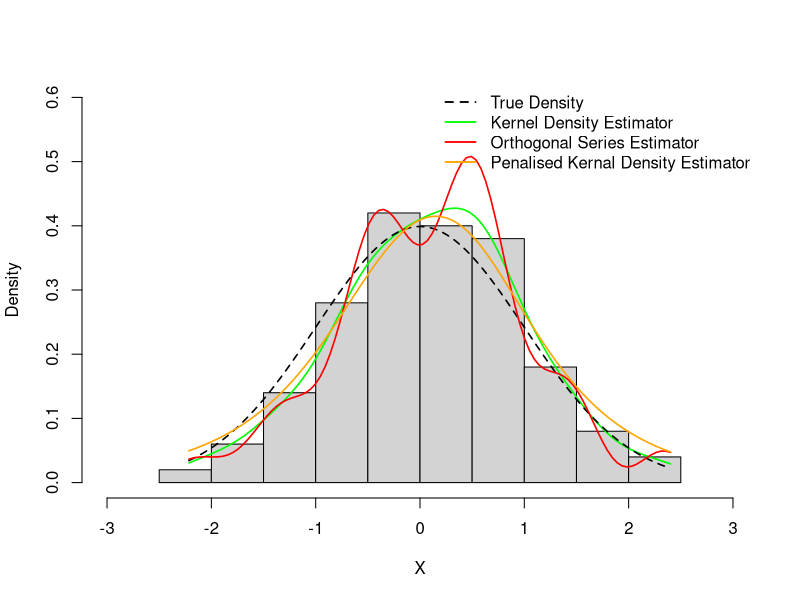
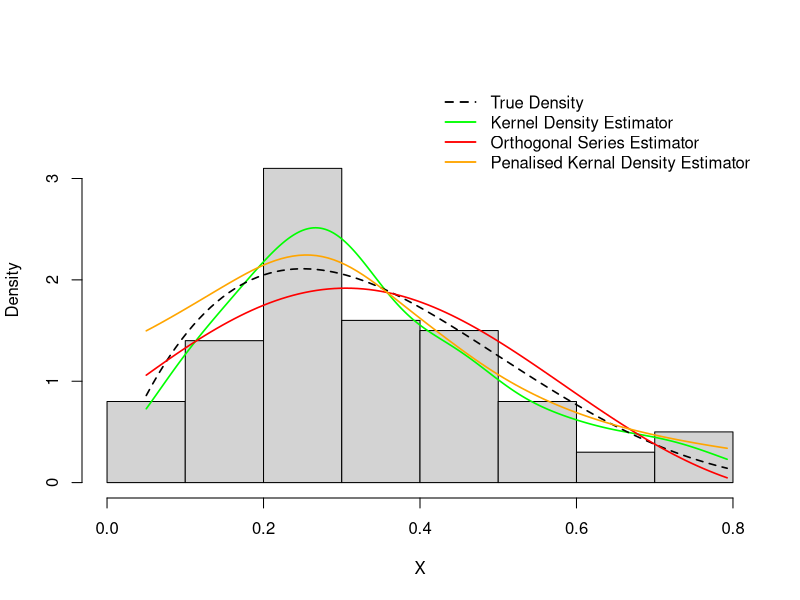
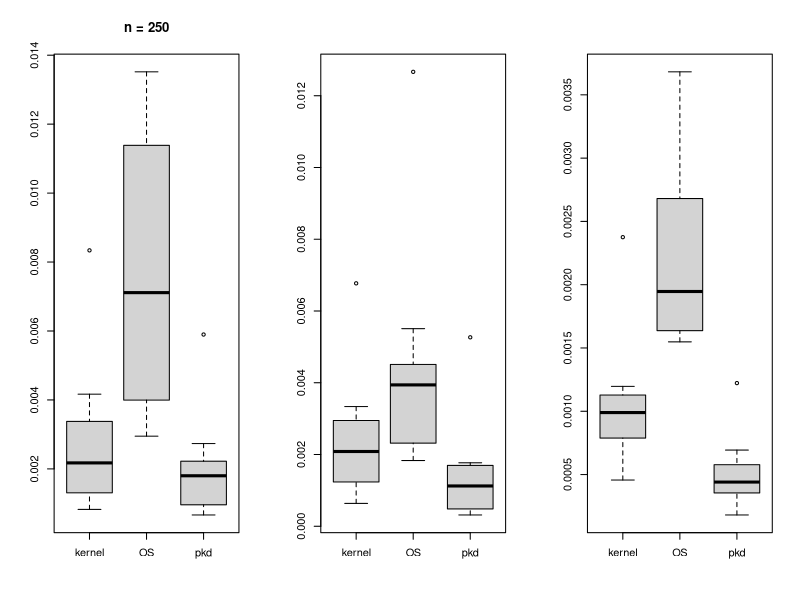
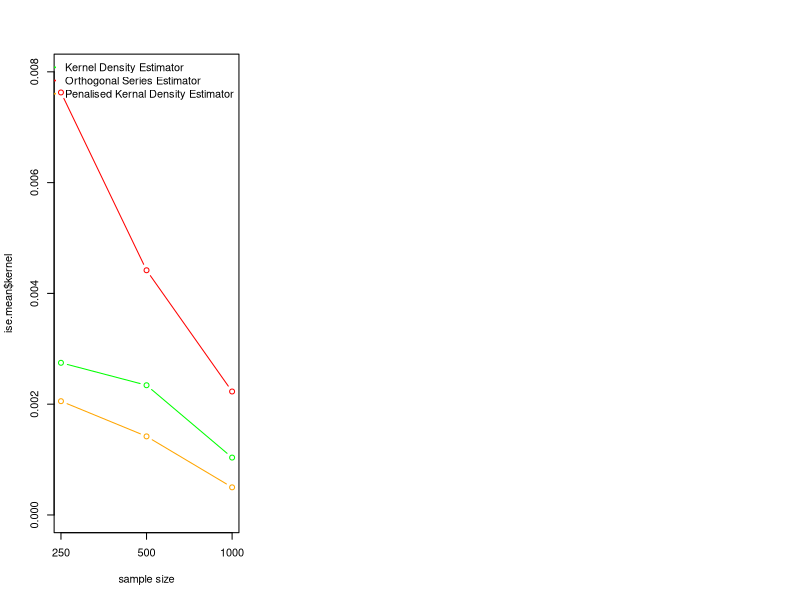

Write R code to recreate these figures, in order.
## ---- chunk 1
knitr::opts_chunk$set(echo = FALSE)
Sys.setlocale("LC_ALL", "English")
library(tidyverse)
library(gss)
## ---- chunk 2
# The implementation of the orthogonal series estimator, using Hermite series
OS_Hermite <- function(x, data){
  # The Hermite polynomials
  # Utilize the recurrence formula "H_n(x) = 2x*H_(n-1)(x) - 2(n-1)*H_(n-2)(x) (n>=2)"
  # to calculate the Hermite polynomials
  hermite <- function(x, m){
    if(m == 0){
      1
    }
    else if(m == 1){2*x}
    else{
      a <- 1
      b <- 2*x
      for(i in 2:m){
        c <- 2*x*b - 2*(i - 1)*a
        a <- b
        b <- c
      }
      c
    }
  }
  # The normalized Hermite functions
  phi <- function(x, m){
    (hermite(x, m)/exp((x^2)/2))/sqrt((2^m)*factorial(m)*sqrt(pi))
  }
  n <- length(data)
  value = 0
  for(m in 0:30){
    c <- sum(sapply(data, phi, m = m))/n
    value <- value + c*phi(x, m)
  }
  value
}
## ---- chunk 3
# Generate data for the experiment
n <- 100
set.seed(1)
# The sample one
sample1 <- rnorm(n, mean = 0, sd = 1)
#The sample two
sample2 <- rbeta(n, shape1 = 2, shape2 = 4)
## ---- chunk 4
set.seed(1)
# The density functions for the distributions of the simulated data
# The density function for the distribution of sample one
density1 <- function(x){
  mu <- 0; sigma <- 1
  exp(-(x - mu)^2/(2*sigma^2))/(sqrt(2*pi)*sigma)
}
# Create the visualizations to illustrate the performances of different density estimators
sample1.fit <- ssden( ~ sample1, domain = data.frame(sample1))
# The visualization based on sample one
xx <- seq(min(sample1), max(sample1), len = n)
# pdf("Part1_fig1.pdf")
hist(sample1, freq = FALSE, main = "",
     xlab = "X", ylab = "Density", xlim = c(-3, 3), ylim = c(0, 0.6))
lines(density(sample1, from = min(sample1), to = max(sample1)), 
      col = "green", lwd = 1.6)
lines(xx, density1(xx), type = "l", col = "black", lty = 2, lwd = 1.6)
# axis(side = 1, at = seq(min(sample1), max(sample1), n))
lines(xx, sapply(xx, OS_Hermite, data = sample1), col = "red", lwd = 1.6)
lines(xx, dssden(sample1.fit, xx), type = "l", col = "orange", lwd = 1.6)
legend(x = "topright", 
       legend = c("True Density", 
                  "Kernel Density Estimator",
                  "Orthogonal Series Estimator",
                  "Penalised Kernal Density Estimator"),
       lty = c(2, 1, 1, 1),
       col = c("black", "green", "red", "orange"),
       lwd = 1.8, bty = "n")
## ---- chunk 5
# The visualization based on sample two
# The density function for the distribution of sample two
density2 <- function(x){
  alpha <- 2; beta <- 4
  x^(alpha - 1)*(1 - x)^(beta - 1)/beta(alpha, beta)
}
sample2.fit <- ssden( ~ sample2, domain = data.frame(sample2))
xx <- seq(min(sample2), max(sample2), len = n)
hist(sample2, freq = FALSE, main="",
     xlab = "X", ylab = "Density", xlim = c(0, 0.8), ylim = c(0, 3.8))
lines(density(sample2, from = min(sample2), to = max(sample2)), 
      col = "green", lwd = 1.6)
lines(xx, density2(xx), type = "l", col = "black", lty = 2, lwd = 1.6)
# axis(side = 1, at = seq(min(sample2), max(sample2), n))
lines(xx, sapply(xx, OS_Hermite, data = sample2), col = "red", lwd = 1.6)
lines(xx, dssden(sample2.fit, xx), type = "l", col = "orange", lwd = 1.6)
legend(x = "topright", 
       legend = c("True Density", 
                  "Kernel Density Estimator",
                  "Orthogonal Series Estimator",
                  "Penalised Kernal Density Estimator"),
       lty = c(2, 1, 1, 1),
       col = c("black", "green", "red", "orange"), 
       lwd = 1.8, bty = "n")
## ---- chunk 6
set.seed(1)
# Initialize some variables
mu <- 0; sigma <- 1
repeat.no <- 10
n <- c(250, 500, 1000)
df <- 5
ise <- list()
ise$second <- ise$first <- data.frame("kernel" = rep(0, repeat.no), 
                                      "OS" = rep(0, repeat.no),
                                      "pkd" = rep(0, repeat.no))
ise$third <- ise$first

# The density function of the distribution of the sample
density_sam1 = function(x){
  exp(-(x - mu)^2/(2*sigma^2))/(sqrt(2*pi)*sigma)
}
# The Monte Carlo Simulation study for sample size n=250
for(i in 1:repeat.no){
  sample1 <- rnorm(n[1], mean = mu, sd = sigma)
  sample.fit <- ssden( ~ sample1, domain = data.frame(sample1))
  # The calculation of the ISE for the kernel density estimator
  ker_den <- density(sample1)
  interval <- ker_den$x[-1] - ker_den$x[-length(ker_den$x)]
  xx <- (ker_den$x[-1] + ker_den$x[-length(ker_den$x)])/2
  yy <- (ker_den$y[-1] + ker_den$y[-length(ker_den$y)])/2
  ise$first$kernel[i] <- sum((yy - density_sam1(xx))^2*interval)
  
  # The calculation of the ISE for the penalised kernal density estimator
  ise$first$OS[i] <- integrate(function(x){
    (OS_Hermite(x, data = sample1) - density_sam1(x))^2},
    lower = min(sample1), upper = max(sample1))$value 
  
  ise$first$pkd[i] <- integrate(function(sample1){
    (dssden(sample.fit, sample1) - dnorm(sample1, mean = 0, sd = 1))^2}, 
    lower = min(sample1), upper = max(sample1))$value
}

# The Monte Carlo Simulation study for sample size n=500
for(i in 1:repeat.no){
  sample1 <- rnorm(n[2], mean = mu, sd = sigma)
  sample.fit <- ssden( ~ sample1, domain = data.frame(sample1))
  # The calculation of the ISE for the kernel density estimator
  ker_den <- density(sample1)
  interval <- ker_den$x[-1] - ker_den$x[-length(ker_den$x)]
  xx <- (ker_den$x[-1] + ker_den$x[-length(ker_den$x)])/2
  yy <- (ker_den$y[-1] + ker_den$y[-length(ker_den$y)])/2
  ise$second$kernel[i] <- sum((yy - density_sam1(xx))^2*interval)
  # The calculation of the ISE for the penalised kernal density estimator
  ise$second$OS[i] = integrate(function(x){
    (OS_Hermite(x, data = sample1) - density_sam1(x))^2},
    lower = min(sample1), upper = max(sample1))$value  
  ise$second$pkd[i] <- integrate(function(sample1){
    (dssden(sample.fit, sample1) - dnorm(sample1, mean = 0, sd = 1))^2}, 
    lower = min(sample1), upper = max(sample1))$value
}

# The Monte Carlo Simulation study for sample size n=1000
for(i in 1:repeat.no){
  sample1 <- rnorm(n[3], mean = mu, sd = sigma)
  sample.fit <- ssden( ~ sample1, domain = data.frame(sample1))
  # The calculation of the ISE for the kernel density estimator
  ker_den <- density(sample1)
  interval <- ker_den$x[-1] - ker_den$x[-length(ker_den$x)]
  xx <- (ker_den$x[-1] + ker_den$x[-length(ker_den$x)])/2
  yy <- (ker_den$y[-1] + ker_den$y[-length(ker_den$y)])/2
  ise$third$kernel[i] <- sum((yy - density_sam1(xx))^2*interval)
  # The calculation of the ISE for the penalised kernaldensity estimator
  ise$third$OS[i] <- integrate(function(x){
    (OS_Hermite(x, data = sample1) - density_sam1(x))^2},
    lower = min(sample1), upper = max(sample1))$value  
  ise$third$pkd[i] <- integrate(function(sample1){
    (dssden(sample.fit, sample1) - dnorm(sample1, mean = 0, sd = 1))^2}, 
    lower = min(sample1), upper = max(sample1))$value
}
## ---- chunk 7
par(mfrow=c(1,3))

boxplot(ise$first, main = "n = 250")
boxplot(ise$second)
boxplot(ise$third)
## ---- chunk 8
# Calculate the mean of the ISE of all the density estimators
ise.mean <- data.frame(kernel = c(mean(ise$first$kernel),
                                 mean(ise$second$kernel),
                                 mean(ise$third$kernel)),
                      OS = c(mean(ise$first$OS), 
                             mean(ise$second$OS), 
                             mean(ise$third$OS)),
                      pkd = c(mean(ise$first$pkd), 
                              mean(ise$second$pkd), 
                              mean(ise$third$pkd)),
                      row.names = c("first", "second", "third"))

plot(ise.mean$kernel, type = "b", col = "green", ylim = c(0,0.008), 
     xaxt = "n", xlab = "sample size")
axis(1, at = 1:3, labels = c(250, 500, 1000))
lines(ise.mean$OS, type = "b", col = "red")
lines(ise.mean$pkd, type = "b", col = "orange")

legend(x = "topright", 
       legend = c("Kernel Density Estimator",
                  "Orthogonal Series Estimator",
                  "Penalised Kernal Density Estimator"),
       lty = c(1, 1, 1),
       col = c("green", "red", "orange"), 
       lwd = 1.8, bty = "n")
